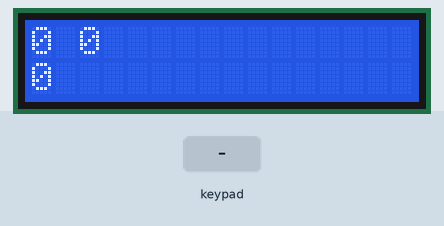
Bench run of a sketch on a simulated Arduino Uno, built with avr-gcc and run on an emulated ATmega328P. Parts: 16×2 character LCD. The inputs (shaded band) are chosen by the test bench.

Above: at 1.7 s.
1.8 s: keypad keys 1 2 1 3 2 3 # pressed 0.4 s apart
At 5.6 s:
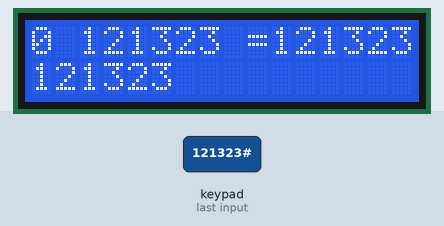
6.1 s: key 'A' pressed
At 7.3 s:
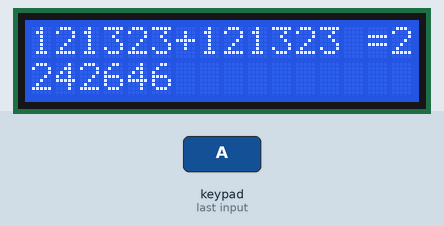
7.7 s: key '*' pressed
At 8.4 s:
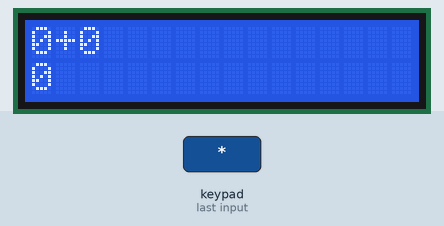
9.3 s: keypad keys 1 2 1 3 2 3 D pressed 0.4 s apart
At 12.4 s:
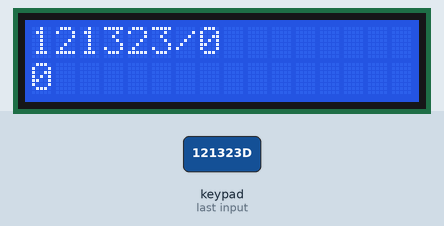
13.6 s: key '#' pressed
At 14.9 s:
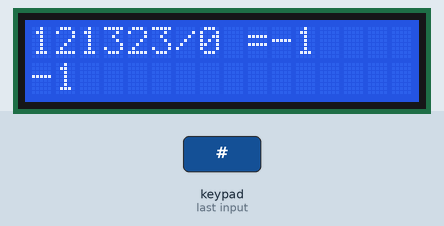
15.2 s: key 'B' pressed
At 16.1 s:
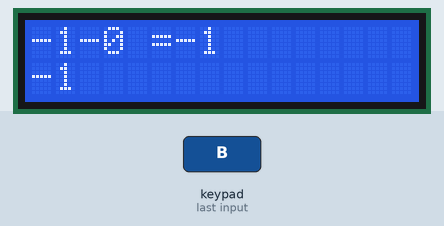
Timing chart, 0 to 17.8 s (numbered marks = the images above; inputs shaded):
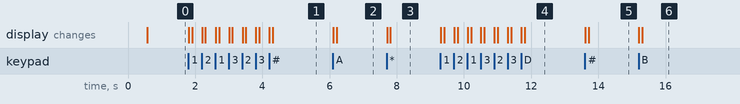

Measured:
- after the input at 1.8 s, the display: first changes at once (image 1 shows a later state)
- after the input at 6.1 s, the display: first changes at once (image 2 shows a later state)
- after the input at 7.7 s, the display: first changes at once (image 3 shows a later state)
- after the input at 9.3 s, the display: first changes at once (image 4 shows a later state)
- after the input at 13.6 s, the display: first changes at once (image 5 shows a later state)
- after the input at 15.2 s, the display: first changes at once (image 6 shows a later state)

The sketch:

scientific_calculator_by_arduino.ino
```cpp
#include <LiquidCrystal.h> //Header file for LCD from
#include <Keypad.h> //Header file for Keypad
const byte ROWS = 4; // Four rows
const byte COLS = 4; // Three columns
// Define the Keymap
char keys[ROWS][COLS] = {
{'*','0','#','A'},
{'1','2','3','B'},
{'4','5','6','C'},
{'7','8','9','D'}
};
byte rowPins[ROWS] = { 12, 13, 2, 3 };// Connect keypad ROW0, ROW1, ROW2 and ROW3 to these Arduino pins.
byte colPins[COLS] = { 4, 5, 6, 7 }; // Connect keypad COL0, COL1 and COL2 to these Arduino pins.
Keypad kpd = Keypad( makeKeymap(keys), rowPins, colPins, ROWS, COLS ); // Create the Keypad
const int rs = A2, en = A3, d4 = 8, d5 = 9, d6 = 10, d7 = 11; //Pins to which LCD is connected
LiquidCrystal lcd(rs, en, d4, d5, d6, d7);
long num1,num2,number;
char key,operation;
boolean result = false;
void setup() {
  // put your setup code here, to run once:
lcd.begin(16, 2); //We are using a 16*2 LCD display
lcd.print("scientific-"); //Display a intro message
lcd.setCursor(0, 1); // set the cursor to column 0, line 1
lcd.print("-calculator"); //Display a intro messagedelay(2000); //Wait for display to show info
delay(500);
lcd.clear(); //Then clean it
}

void loop() {
  // put your main code here, to run repeatedly:
key = kpd.getKey();
//int int_key = (int)key; // may also int {key}
if (key!=NO_KEY)
DetectKey();
if (result==true)
calculations();
displayResult();
}
// ascii conversion code
/*
 * key = key + 48
*/
//int to_int(char c)
//{
//  return c ;
//  }

void DetectKey()
{
  lcd.clear();
    if (key=='*')
    {
      result=false;
      num1=num2=number=0;
    }
// for button 0 to be clicked a time and more than one time
    if (key=='0')
    {
    if (number==0)
    number = 0;
    else
    number = ( number*10 ) + 0 ;
    }
// for button 1 to be clicked a time and more than one time
    if (key=='1')
    {
    if (number==0)
    number = 1; // that because you clicked on the button 1 of keypad which key = 1
    else
    number = ( number*10 ) + 1 ; // that mean you click for the second time (pressed twice)
    }
// for button 2 to be clicked a time and more than one time
    if (key=='2')
    {
    if (number==0)
    number = 2;
    else
    number = ( number*10 ) + 2 ;
    }
// for button 3 to be clicked a time and more than one time
    if (key=='3')
    {
    if (number==0)
    number = 3;
    else
    number = ( number*10 ) + 3 ;
    }
// for button 4 to be clicked a time and more than one time
    if (key=='4')
    {
    if (number==0)
    number = 4;
    else
    number = ( number*10 ) + 4 ;
    }
// for button 5 to be clicked a time and more than one time
    if (key=='5')
    {
    if (number==0)
    number = 5;
    else
    number = ( number*10 ) + 5 ;
    }
// for button 6 to be clicked a time and more than one time
    if (key=='6')
    {
    if (number==0)
    number = 6;
    else
    number = ( number*10 ) + 6 ;
    }
// for button 7 to be clicked a time and more than one time
    if (key=='7')
    {
    if (number==0)
    number = 7;
    else
    number = ( number*10 ) + 7 ;
    }
// for button 8 to be clicked a time and more than one time
    if (key=='8')
    {
    if (number==0)
    number = 8;
    else
    number = ( number*10 ) + 8 ;
    }
// for button 9 to be clicked a time and more than one time
    if (key=='9')
    {
    if (number==0)
    number = 9;
    else
    number = ( number*10 ) + 9 ;
    }
    if (key=='#')
    {
      num2=number;
      result=true;
    }

    if ( key == 'A' || key == 'B' || key == 'C' || key == 'D' )
    {
      num1 = number;
      number = 0;
      if (key=='A')
      /*
       * if (key=='A')
      {
        if (number == 0)
        operation='+';
        else
        operation='-';
      }
       *
      */
      operation='+';
      else if (key=='B')
      operation='-';
      else if (key=='C')
      operation='*';
      else if (key=='D')
      operation='/';
      }
      delay(100);
    }
void calculations()
    {
      if ( operation == '-')
      number = num1 - num2;
      else if (operation == '+')
      number = num1 + num2;
      else if ( operation == '*')
      number = num1 * num2;
      else if ( operation == '/')
      number = num1 / num2;
      }

void displayResult()
{
  lcd.setCursor(0, 0);
  lcd.print(num1);
  lcd.print(operation);
  lcd.print(num2);
  if (result==true)
  {
    lcd.print(" =");
    lcd.print(number);
    }
    lcd.setCursor(0, 1);
    lcd.print(number);
  }
```
